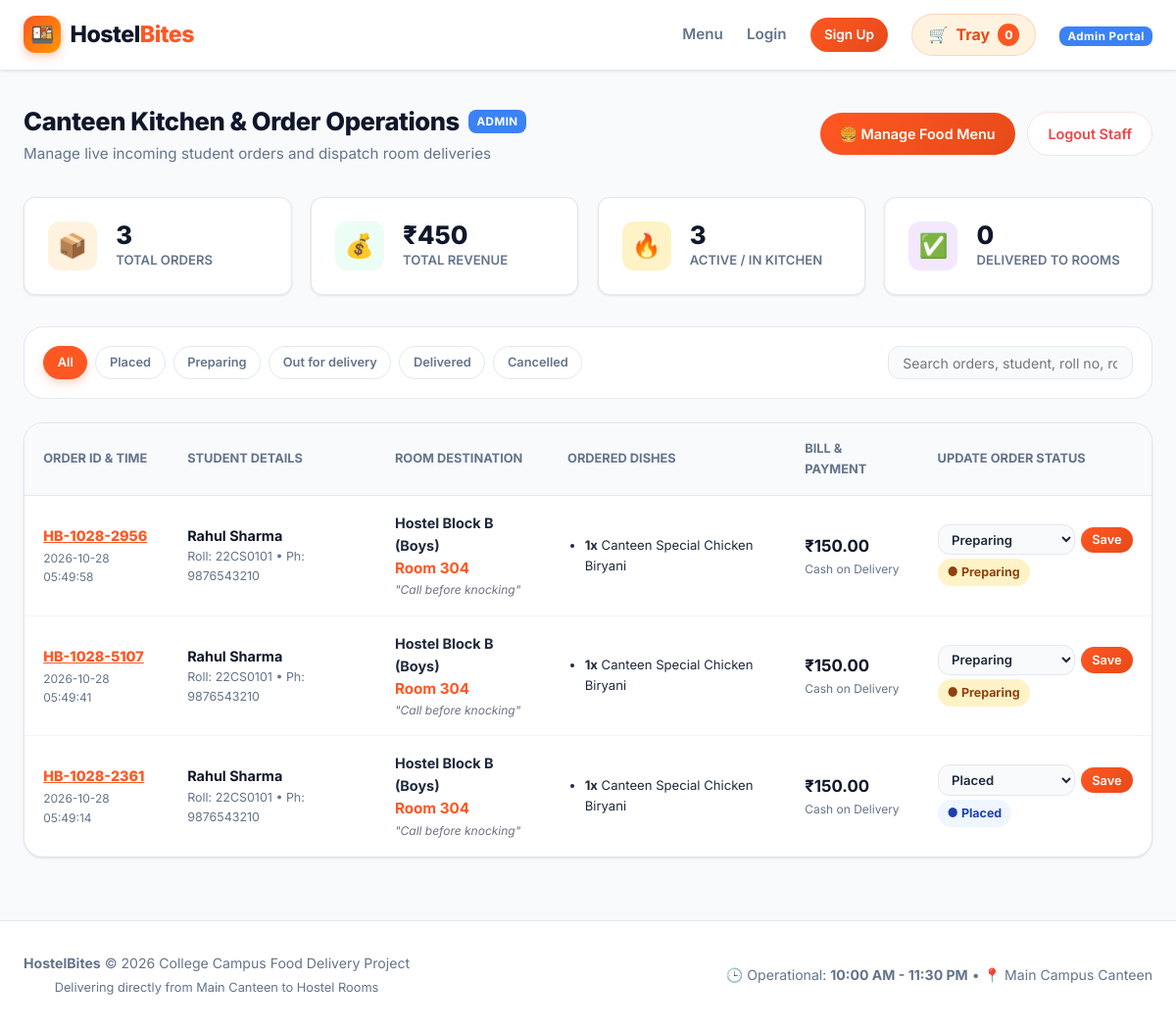
Page /admin/dashboard (signed in) on the earlier database version.
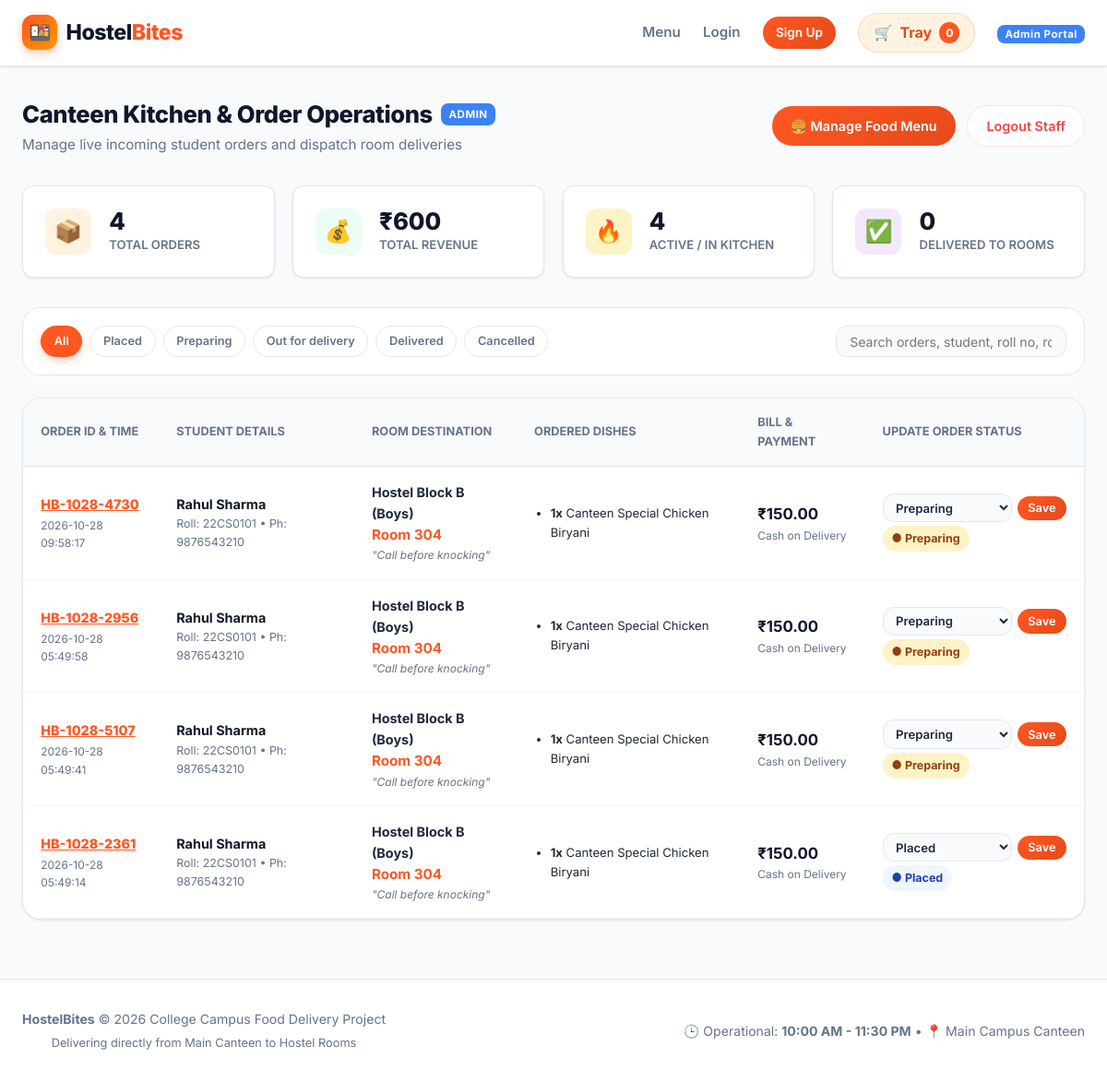
Same page on the later database version.
### tables this page shows
CREATE TABLE orders (
            id INTEGER PRIMARY KEY AUTOINCREMENT,
            order_number TEXT UNIQUE NOT NULL,
            user_id INTEGER NOT NULL,
            hostel_block TEXT NOT NULL,
            room_no TEXT NOT NULL,
            phone TEXT NOT NULL,
            delivery_notes TEXT,
            payment_method TEXT NOT NULL,
            subtotal REAL NOT NULL,
            delivery_fee REAL DEFAULT 10.0,
            total_amount REAL NOT NULL,
            status TEXT DEFAULT 'Placed',
            created_at TIMESTAMP DEFAULT CURRENT_TIMESTAMP,
            updated_at TIMESTAMP DEFAULT CURRENT_TIMESTAMP,
            FOREIGN KEY (user_id) REFERENCES users(id)
        );

CREATE TABLE users (
            id INTEGER PRIMARY KEY AUTOINCREMENT,
            name TEXT NOT NULL,
            roll_no TEXT UNIQUE NOT NULL,
            email TEXT UNIQUE NOT NULL,
            phone TEXT NOT NULL,
            hostel_block TEXT NOT NULL,
            room_no TEXT NOT NULL,
            password_hash TEXT NOT NULL,
            created_at TIMESTAMP DEFAULT CURRENT_TIMESTAMP
        );

CREATE TABLE order_items (
            id INTEGER PRIMARY KEY AUTOINCREMENT,
            order_id INTEGER NOT NULL,
            menu_item_id INTEGER,
            item_name TEXT NOT NULL,
            item_price REAL NOT NULL,
            quantity INTEGER NOT NULL,
            total_price REAL NOT NULL,
            FOREIGN KEY (order_id) REFERENCES orders(id),
            FOREIGN KEY (menu_item_id) REFERENCES menu_items(id)
        );

### app.py (the view)
@app.route("/admin")
@app.route("/admin/dashboard")
@admin_required
def admin_dashboard():
    status_filter = request.args.get("status", "All")
    conn = get_db_connection()
    cursor = conn.cursor()
    cursor.execute("SELECT COUNT(*) FROM orders")
    total_orders = cursor.fetchone()[0]
    cursor.execute("SELECT COALESCE(SUM(total_amount), 0) FROM orders WHERE status != 'Cancelled'")
    total_revenue = cursor.fetchone()[0]
    cursor.execute("SELECT COUNT(*) FROM orders WHERE status IN ('Placed', 'Preparing', 'Out for delivery')")
    active_orders = cursor.fetchone()[0]
    cursor.execute("SELECT COUNT(*) FROM orders WHERE status = 'Delivered'")
    delivered_orders = cursor.fetchone()[0]
    query = """
        SELECT o.*, u.name as student_name, u.roll_no as student_roll
        FROM orders o
        JOIN users u ON o.user_id = u.id
        WHERE 1=1
    """
    params = []
    if status_filter != "All":
        query += " AND o.status = ?"
        params.append(status_filter)
    query += " ORDER BY o.created_at DESC"
    cursor.execute(query, params)
    raw_orders = cursor.fetchall()
    orders_list = []
    for order in raw_orders:
        cursor.execute("SELECT * FROM order_items WHERE order_id = ?", (order["id"],))
        items = cursor.fetchall()
        orders_list.append({
            "order": order,
            "order_items": items
        })
    conn.close()
    return render_template(
        "admin/dashboard.html",
        total_orders=total_orders,
        total_revenue=total_revenue,
        active_orders=active_orders,
        delivered_orders=delivered_orders,
        orders=orders_list,
        status_filter=status_filter
    )

### app.py (called while the page is built)
def admin_required(f):
    @wraps(f)
    def decorated_function(*args, **kwargs):
        if "admin_id" not in session:
            flash("Admin login required.", "danger")
            return redirect(url_for("admin_login"))
        return f(*args, **kwargs)
    return decorated_function

@app.context_processor
def inject_global_data():
    cart = session.get("cart", {})
    cart_count = sum(item["quantity"] for item in cart.values())
    return {
        "cart_count": cart_count,
        "current_user_name": session.get("user_name"),
        "is_student_logged_in": "user_id" in session,
        "is_admin_logged_in": "admin_id" in session,
        "HOSTEL_BLOCKS": HOSTEL_BLOCKS
    }

### database.py (called while the page is built)
def get_db_connection():
    conn = sqlite3.connect(DB_NAME)
    conn.row_factory = sqlite3.Row
    return conn

### templates/admin/dashboard.html (shortened to what this page needs)
{% extends "base.html" %}
{% block content %}
<div style="display: flex; justify-content: space-between; align-items: center; flex-wrap: wrap; gap: 1rem; margin-bottom: 2rem;">
  <div>
    <div style="display: flex; align-items: center; gap: 0.6rem;">
      <h1 class="section-title">Canteen Kitchen & Order Operations</h1>
      <span class="admin-badge">ADMIN</span>
    </div>
    <p style="color: var(--text-muted); font-size: 0.95rem;">
      Manage live incoming student orders and dispatch room deliveries
    </p>
  </div>
  <div style="display: flex; gap: 0.8rem; align-items: center;">
    <a href="{{ url_for('admin_menu') }}" class="btn-primary" style="font-size: 0.9rem;">
      🍔 Manage Food Menu
    </a>
    <a href="{{ url_for('admin_logout') }}" class="btn-outline" style="font-size: 0.9rem; color: var(--danger); border-color: var(--danger-bg);">
      Logout Staff
    </a>
  </div>
</div>
<div class="admin-stats-grid">
  <div class="stat-card">
    <div class="stat-icon" style="background: var(--primary-subtle); color: var(--primary);">
      📦
    </div>
    <div>
      <div class="stat-val">{{ total_orders }}</div>
      <div class="stat-title">Total Orders</div>
    </div>
  </div>
  <div class="stat-card">
    <div class="stat-icon" style="background: var(--success-bg); color: var(--success);">
      💰
    </div>
    <div>
      <div class="stat-val">₹{{ "%.0f"|format(total_revenue) }}</div>
      <div class="stat-title">Total Revenue</div>
    </div>
  </div>
  <div class="stat-card">
    <div class="stat-icon" style="background: var(--warning-bg); color: var(--warning);">
      🔥
    </div>
    <div>
      <div class="stat-val">{{ active_orders }}</div>
      <div class="stat-title">Active / In Kitchen</div>
    </div>
  </div>
  <div class="stat-card">
    <div class="stat-icon" style="background: #F3E8FF; color: #7C3AED;">
      ✅
    </div>
    <div>
      <div class="stat-val">{{ delivered_orders }}</div>
      <div class="stat-title">Delivered to Rooms</div>
    </div>
  </div>
</div>
<div style="background: white; border: 1px solid var(--border); border-radius: var(--radius-lg); padding: 1.2rem; margin-bottom: 1.5rem; display: flex; justify-content: space-between; align-items: center; flex-wrap: wrap; gap: 1rem;">
  <div style="display: flex; gap: 0.5rem; flex-wrap: wrap;">
    {% for s in ['All', 'Placed', 'Preparing', 'Out for delivery', 'Delivered', 'Cancelled'] %}
      <a
        href="{{ url_for('admin_dashboard', status=s) }}"
        class="category-chip {% if status_filter == s %}active{% endif %}"
        style="font-size: 0.8rem; padding: 0.35rem 0.85rem;"
      >
        {{ s }}
      </a>
    {% endfor %}
  </div>
  <div style="min-width: 250px;">
    <input
      type="text"
      id="admin-search-input"
      class="form-control"
      style="padding: 0.45rem 0.9rem; font-size: 0.88rem;"
      placeholder="Search orders, student, roll no, room..."
      onkeyup="filterAdminTable('admin-search-input', 'orders-table')"
    >
  </div>
</div>
<div class="table-responsive">
  <table class="data-table" id="orders-table">
    <thead>
      <tr>
        <th>Order ID & Time</th>
        <th>Student Details</th>
        <th>Room Destination</th>
        <th>Ordered Dishes</th>
        <th>Bill & Payment</th>
        <th>Update Order Status</th>
      </tr>
    </thead>
    <tbody>
      {% if orders %}
        {% for entry in orders %}
          {% set o = entry.order %}
          {% set clean_status = o.status.replace(' ', '') %}
          <tr>
            <td>
              <a href="{{ url_for('track_order', order_number=o.order_number) }}" style="font-weight: 800; color: var(--primary); text-decoration: underline;" target="_blank">
                {{ o.order_number }}
              </a>
              <div style="font-size: 0.75rem; color: var(--text-muted); margin-top: 2px;">
                {{ o.created_at }}
              </div>
            </td>
            <td>
              <strong style="color: var(--dark);">{{ o.student_name }}</strong>
              <div style="font-size: 0.78rem; color: var(--text-muted);">
                Roll: {{ o.student_roll }} &bull; Ph: {{ o.phone }}
              </div>
            </td>
            <td>
              <strong>{{ o.hostel_block }}</strong>
              <div style="color: var(--primary); font-weight: 700; font-size: 0.95rem;">
                Room {{ o.room_no }}
              </div>
              {% if o.delivery_notes %}
                <small style="color: #6B7280; display: block; max-width: 180px; font-style: italic;">
                  "{{ o.delivery_notes }}"
                </small>
              {% endif %}
            </td>
            <td>
              <ul style="margin: 0; padding-left: 1.1rem; font-size: 0.82rem; color: var(--text-main);">
                {% for item in entry.order_items %}
                  <li><strong>{{ item.quantity }}x</strong> {{ item.item_name }}</li>
                {% endfor %}
              </ul>
            </td>
            <td>
              <strong style="font-size: 1.05rem; color: var(--dark);">₹{{ "%.2f"|format(o.total_amount) }}</strong>
              <div style="font-size: 0.75rem; color: var(--text-muted);">
                {{ o.payment_method }}
              </div>
            </td>
            <td>
              <form action="{{ url_for('update_order_status', order_id=o.id) }}" method="POST" style="display: flex; gap: 0.4rem; align-items: center;">
                <select name="status" class="form-control" style="padding: 0.35rem 0.6rem; font-size: 0.82rem; width: auto; font-weight: 600;">
                  <option value="Placed" {% if o.status == 'Placed' %}selected{% endif %}>Placed</option>
                  <option value="Preparing" {% if o.status == 'Preparing' %}selected{% endif %}>Preparing</option>
                </select>
                <button type="submit" class="btn-primary" style="padding: 0.35rem 0.7rem; font-size: 0.8rem;">
                  Save
                </button>
              </form>
              <div style="margin-top: 4px;">
                <span class="status-badge status-{{ clean_status }}">
                  ● {{ o.status }}
                </span>
              </div>
            </td>
          </tr>
        {% endfor %}
      {% else %}
        <tr>
          <td colspan="6" style="text-align: center; padding: 3rem; color: var(--text-muted);">
            No orders found matching the filter "{{ status_filter }}".
          </td>
        </tr>
      {% endif %}
    </tbody>
  </table>
</div>
{% endblock %}

### templates/base.html (shortened to what this page needs)
<!DOCTYPE html>
<html lang="en">
<head>
  <link rel="stylesheet" href="{{ url_for('static', filename='css/style.css') }}">
</head>
<body>
  <nav class="navbar">
    <div class="nav-container">
      <a href="{{ url_for('index') }}" class="brand-logo">
        <div class="brand-icon">
          🍱
        </div>
        <span>Hostel<span class="brand-highlight">Bites</span></span>
      </a>
      <ul class="nav-links">
        <li>
          <a href="{{ url_for('index') }}" class="nav-link">
            <span>Menu</span>
          </a>
        </li>
        {% if is_student_logged_in %}
          <li>
            <a href="{{ url_for('my_orders') }}" class="nav-link">
              <span>My Orders</span>
            </a>
          </li>
          <li class="user-badge">
            <div class="user-avatar-mini">{{ current_user_name[0] }}</div>
            <span>{{ current_user_name.split(' ')[0] }}</span>
          </li>
          <li>
            <a href="{{ url_for('logout') }}" class="nav-link" style="color: var(--danger); font-size: 0.85rem;" title="Logout">
              🚪 Logout
            </a>
          </li>
        {% else %}
          <li>
            <a href="{{ url_for('login') }}" class="nav-link">
              Login
            </a>
          </li>
          <li>
            <a href="{{ url_for('register') }}" class="btn-primary" style="padding: 0.4rem 0.9rem; font-size: 0.85rem;">
              Sign Up
            </a>
          </li>
        {% endif %}
        <li>
          <a href="{{ url_for('view_cart') }}" class="cart-btn" id="nav-cart-btn">
            🛒 <span>Tray</span>
            <span class="cart-badge">{{ cart_count }}</span>
          </a>
        </li>
        {% if is_admin_logged_in %}
          <li>
            <a href="{{ url_for('admin_dashboard') }}" class="admin-badge" style="text-decoration:none;">
              Admin Portal
            </a>
          </li>
        {% else %}
          <li>
            <a href="{{ url_for('admin_login') }}" class="nav-link" style="font-size: 0.8rem; opacity: 0.7;" title="College Canteen Staff Login">
              🔑 Staff
            </a>
          </li>
        {% endif %}
      </ul>
    </div>
  </nav>
  <div class="main-content">
    {% block content %}{% endblock %}
  </div>
  <footer class="footer">
    <div class="footer-content">
      <div>
        <strong>HostelBites</strong> &copy; 2026 College Campus Food Delivery Project
        <p style="font-size: 0.8rem; margin-top: 4px;">Delivering directly from Main Canteen to Hostel Rooms</p>
      </div>
      <div>
        <span>🕒 Operational: <strong>10:00 AM - 11:30 PM</strong></span> &bull;
        <span>📍 Main Campus Canteen</span>
      </div>
    </div>
  </footer>
</body>
</html>

Differences in the rows shown:
added orders: order_number "HB-1028-4730", created_at "2026-10-28 09:58:17", phone "9876543210", hostel_block "Hostel Block B (Boys)", room_no "304", delivery_notes "Call before knocking", total_amount "150.00", payment_method "Cash on Delivery", status "Preparing", status "Preparing"
added order_items: quantity "1", item_name "Canteen Special Chicken Biryani", shown under "HB-1028-4730"
Other differences:
{{ total_orders }}: "3" → "4"
{{ "%.0f"|format(total_revenue) }}: "450" → "600"
{{ active_orders }}: "3" → "4"
new list line: "Rahul Sharma 22CS0101"
new list line: "Roll: • Ph: Room \" \" ₹ Save"
